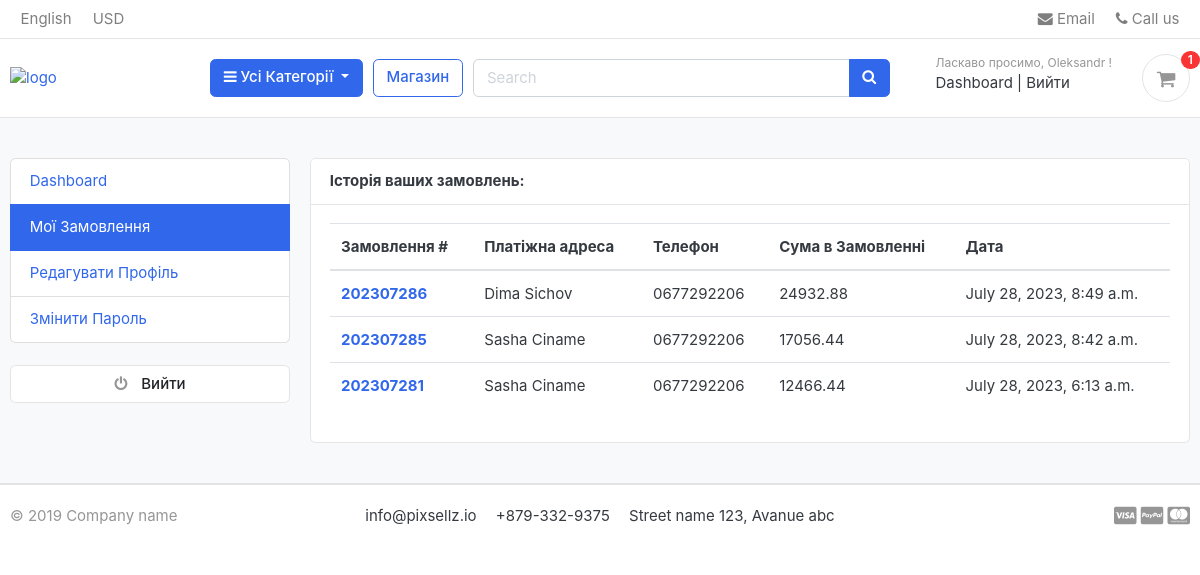
The app's page /accounts/my_orders/ (signed in), older data.
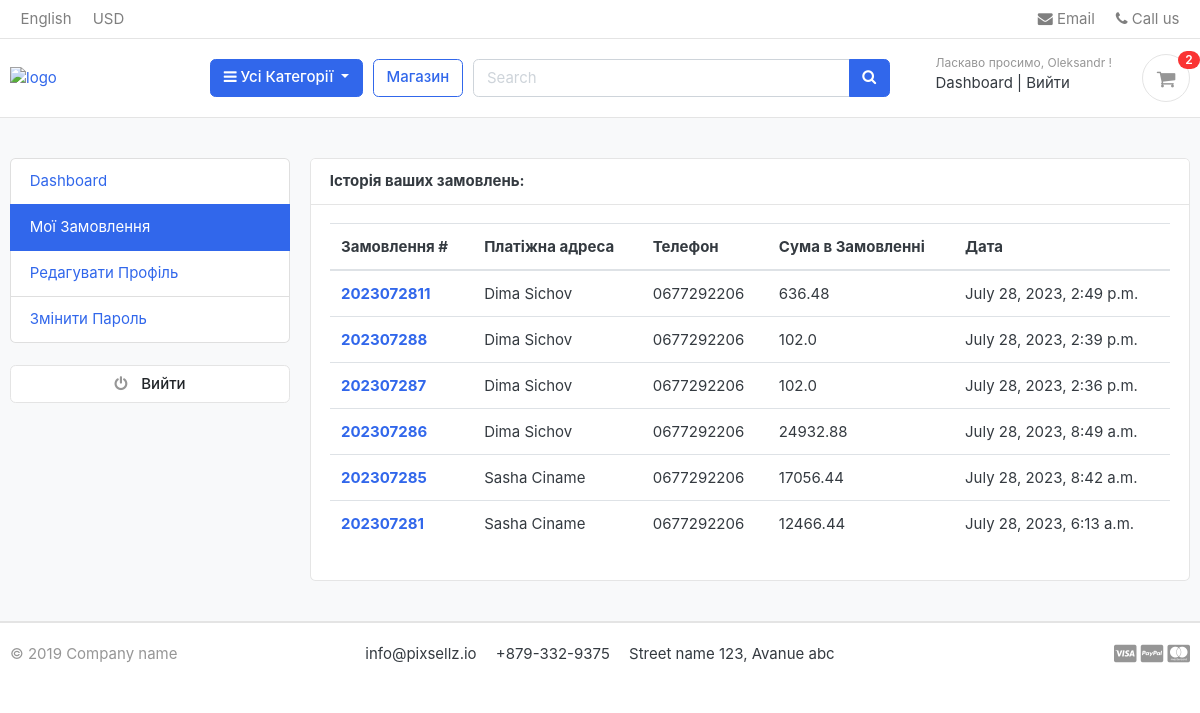
The same page, newer data.
### accounts/models.py (models this page shows, shortened)
class Account(AbstractBaseUser):
    first_name = models.CharField(max_length=50)
    last_name = models.CharField(max_length=50)
    username = models.CharField(max_length=50, unique=True)
    email = models.EmailField(max_length=100, unique=True)
    phone_number = models.CharField(max_length=50)
    date_joined = models.DateTimeField(auto_now_add=True)
    last_login = models.DateTimeField(auto_now=True)
    is_admin = models.BooleanField(default=False)
    is_staff = models.BooleanField(default=False)
    is_active = models.BooleanField(default=False)
    is_superadmin = models.BooleanField(default=False)
    USERNAME_FIELD = 'email'
    REQUIRED_FIELDS = ["username", "first_name", "last_name"]
    objects = MyAccountManager()

### orders/models.py (models this page shows, shortened)
class Order(models.Model):
    STATUS = (
        ('New', 'New'),
        ('Accepted', 'Accepted'),
        ('Completed', 'Completed'),
        ('Cancelled', 'Cancelled'),
    )
    user = models.ForeignKey(Account, on_delete=models.SET_NULL, null=True)
    payment = models.ForeignKey(Payment, on_delete=models.SET_NULL, blank=True, null=True)
    order_number = models.CharField(max_length=20)
    first_name = models.CharField(max_length=50)
    last_name = models.CharField(max_length=50)
    phone = models.CharField(max_length=15)
    email = models.EmailField(max_length=50)
    address_line_1 = models.CharField(max_length=100)
    address_line_2 = models.CharField(max_length=100, blank=True)
    state = models.CharField(max_length=50)
    city = models.CharField(max_length=50)
    order_note = models.CharField(max_length=500, blank=True)
    order_total = models.FloatField()
    status = models.CharField(max_length=10, choices=STATUS, default="New")
    ip = models.CharField(blank=True, max_length=20)
    is_ordered = models.BooleanField(default=False)
    created_at = models.DateTimeField(auto_now_add=True)
    updated_at = models.DateTimeField(auto_now=True)
    def full_name(self):
        return f"{self.first_name} {self.last_name}"

### accounts/views.py (the view)
# urls.py: path('my_orders/', views.my_orders, name="my_orders"),
@login_required(login_url='login')
def my_orders(request):
    orders = Order.objects.filter(user=request.user, is_ordered=True).order_by('-created_at')
    context = {
        "orders": orders,
    }
    return render(request, 'accounts/my_orders.html', context)

### carts/context_processors.py (called while the page is built)
def counter(request):
    cart_count = 0
    if "admin" in request.path:
        return {}
    else:
        try:
            cart = Cart.objects.filter(cart_id=_cart_id(request))
            if request.user.is_authenticated:
                cart_items = CartItem.objects.all().filter(user=request.user)
            else:
                cart_items = CartItem.objects.all().filter(cart=cart[:1])
            for cart_item in cart_items:
                cart_count += cart_item.quantity
        except Cart.DoesNotExist:
            cart_count = 0
    return dict(cart_count=cart_count)

### carts/views.py (called while the page is built)
def _cart_id(request):
    cart = request.session.session_key
    if not cart:
        cart = request.session.create()
    return cart

### category/context_processors.py (called while the page is built)
def menu_links(request):
    links = Category.objects.all()
    return dict(links=links)

### category/models.py (called while the page is built)
    def get_url(self):
        return reverse("products_by_category", args=[self.slug])

### templates/accounts/my_orders.html (shortened to what this page needs)
{% extends 'base.html' %}
{% block content %}
<section class="section-conten padding-y bg">
  <div class="container">
    <div class="row">
    {% include 'includes/dashboard_sidebar.html' %}
    <main class="col-md-9">
      <article class="card">
      <header class="card-header">
        <strong class="d-inline-block mr-3">Історія ваших замовлень:</strong>
      </header>
      <div class="card-body">
        <div class="row">
         <div class="col-md-12">
          <table class="table table-hover">
            <thead>
              <tr>
                <th scope="col">Замовлення #</th>
                <th scope="col">Платіжна адреса</th>
                <th scope="col">Телефон</th>
                <th scope="col">Сума в Замовленні</th>
                <th scope="col">Дата</th>
              </tr>
            </thead>
            <tbody>
              {% for order in orders %}
              <tr>
                <th scope="row"><a href="{% url 'order_detail' order.order_number %}">{{order.order_number }}</a></th>
                <td>{{ order.full_name }}</td>
                <td>{{ order.phone }}</td>
                <td>{{ order.order_total }}</td>
                <td>{{ order.created_at }}</td>
              </tr>
              {% endfor %}
            </tbody>
          </table>
         </div>
        </div>
      </div>
      </article>
    </main>
  </div>
  </div>
  </section>
{% endblock %}

### templates/base.html (shortened to what this page needs)
{% load static %}
<!DOCTYPE HTML>
<html lang="en">
<head>
<link href="{% static 'css/bootstrap.css' %}" rel="stylesheet" type="text/css"/>
<link href="{% static 'fonts/fontawesome/css/all.min.css' %}" type="text/css" rel="stylesheet">
<link href="{% static 'css/ui.css' %}" rel="stylesheet" type="text/css"/>
<link href="{% static 'css/responsive.css' %}" rel="stylesheet" media="only screen and (max-width: 1200px)" />
<link href="{% static 'css/custom.css' %}" rel="stylesheet" type="text/css"/>
<link rel="stylesheet" href="https://cdnjs.cloudflare.com/ajax/libs/font-awesome/4.7.0/css/font-awesome.min.css">
</head>
<body>
  {% include 'includes/navbar.html' %}
  {% block content %}
  {% endblock %}
</body>
  {% include 'includes/footer.html' %}

### templates/includes/navbar.html (shortened to what this page needs)
{% load static %}
<header class="section-header">
  <nav class="navbar p-md-0 navbar-expand-sm navbar-light border-bottom">
  <div class="container">
    <div class="collapse navbar-collapse" id="navbarTop4">
      <ul class="navbar-nav mr-auto">
        <li class="nav-item dropdown">
         <a href="#" class="nav-link">   English </a>
      </li>
      <li class="nav-item dropdown">
        <a href="#" class="nav-link"> USD </a>
      </li>
      </ul>
      <ul class="navbar-nav">
      <li><a href="#" class="nav-link"> <i class="fa fa-envelope"></i> Email </a></li>
      <li><a href="#" class="nav-link"> <i class="fa fa-phone"></i> Call us </a></li>
    </ul>
    </div>
  </div>
  </nav>
  <section class="header-main border-bottom">
    <div class="container">
  <div class="row align-items-center">
    <div class="col-lg-2 col-md-3 col-6">
      <a href="{% url 'home' %}" class="brand-wrap">
        <img class="logo" src="{% static 'images/logo-white.png' %}" style="width: 180px;" alt="logo">
      </a>
    </div>
    <div class="col-lg col-sm col-md col-6 flex-grow-0">
      <div class="category-wrap dropdown d-inline-block float-right">
        <button type="button" class="btn btn-primary dropdown-toggle" data-toggle="dropdown">
          <i class="fa fa-bars"></i> Усі Категорії
        </button>
      </div>
    </div>
    <a href="{% url 'store' %}" class="btn btn-outline-primary">Магазин</a>
    <div class="col-lg  col-md-6 col-sm-12 col">
      <form action="{% url 'search' %}" class="search" method="GET">
        <div class="input-group w-100">
            <input type="text" class="form-control" style="width:60%;" placeholder="Search" name="keyword">
            <div class="input-group-append">
              <button class="btn btn-primary" type="submit">
                <i class="fa fa-search"></i>
              </button>
            </div>
          </div>
      </form>
    </div>
    <div class="col-lg-3 col-sm-6 col-8 order-2 order-lg-3">
          <div class="d-flex justify-content-end mb-3 mb-lg-0">
            {% if user.id is None %}
            <div class="widget-header">
              <small class="title text-muted">Ласкаво просимо, гість!</small>
              <div>
                <a href="{% url 'login' %}">Увійти</a> <span class="dark-transp"> | </span>
                <a href="{% url 'register' %}"> Зареєструватися</a>
              </div>
            </div>
            {% else %}
            <div class="widget-header">
              <small class="title text-muted">Ласкаво просимо, {{user.first_name}} !</small>
              <div>
                <a href="{% url 'dashboard' %}">Dashboard</a> <span class="dark-transp"> | </span>
                <a href="{% url 'logout' %}"> Вийти</a>
              </div>
            </div>
            {% endif %}
            <a href="{% url 'cart' %}" class="widget-header pl-3 ml-3">
              <div class="icon icon-sm rounded-circle border"><i class="fa fa-shopping-cart"></i></div>
              <span class="badge badge-pill badge-danger notify">{{ cart_count }}</span>
            </a>
          </div>
        </div>
  </div>
    </div>
  </section>
  </header>

### templates/includes/dashboard_sidebar.html
<aside class="col-md-3">
  <ul class="list-group">
    <a class="list-group-item {% if '/accounts/' == request.path %}active{% endif %}" href="{% url 'dashboard' %}"> Dashboard </a>
    <a class="list-group-item {% if '/my_orders/' in request.path %}active{% endif %}" href="{% url 'my_orders' %}"> Мої Замовлення </a>
    <a class="list-group-item {% if '/edit_profile/' in request.path %}active{% endif %}" href="{% url 'edit_profile' %}"> Редагувати Профіль </a>
    <a class="list-group-item {% if '/change_password/' in request.path %}active{% endif %}" href="{% url 'change_password' %}">Змінити Пароль </a>
  </ul>
  <br>
  <a class="btn btn-light btn-block" href="{% url 'logout' %}"> <i class="fa fa-power-off"></i> <span class="text">Вийти </span> </a>
</aside>

### templates/includes/footer.html (shortened to what this page needs)
<footer class="section-footer border-top">
	<div class="container">
		<section class="footer-bottom border-top row">
			<div class="col-md-2">
				<p class="text-muted"> &copy 2019 Company name </p>
			</div>
			<div class="col-md-8 text-md-center">
				<span  class="px-2">info@pixsellz.io</span>
				<span  class="px-2">+879-332-9375</span>
				<span  class="px-2">Street name 123, Avanue abc</span>
			</div>
			<div class="col-md-2 text-md-right text-muted">
				<i class="fab fa-lg fa-cc-visa"></i>
				<i class="fab fa-lg fa-cc-paypal"></i>
				<i class="fab fa-lg fa-cc-mastercard"></i>
			</div>
		</section>
	</div>
</footer>

### static/css/ui.css (style rules this page uses)
html { font-family: "Inter", sans-serif; font-size: 15px; }
.icon-xs, .icon-sm, .icon-md, .icon-lg { display: inline-block; text-align: center; flex-shrink: 0; flex-grow: 0; }
.icon-sm { width: 48px; height: 48px; line-height: 48px !important; font-size: 20px; }
.padding-y { padding-top: 40px; padding-bottom: 40px; }
article:after, .form-group:after { display: block; clear: both; content: ""; }
.bg { background-color: #f8f9fa; }
p:last-child { margin-bottom: 0; }
.header-main { position: relative; padding-top: 1rem; padding-bottom: 1rem; }
.brand-wrap .logo, .navbar-brand .logo { margin-right: 7px; max-height: 42px; display: inline-block; }
.widget-header { display: inline-block; vertical-align: middle; position: relative; }
.widget-header a { color: #343a40; }
.widget-header i { color: #969696; }
.widget-header .title { display: block; }
.widget-header .notify { position: absolute; top: -3px; right: -10px; }
.footer-bottom { padding-top: 20px; padding-bottom: 20px; }
.btn-light { background-color: #fff; border-color: #e4e4e4; }
.btn-light i { color: #969696; }
.btn i + .text { margin-left: 10px; }
.notify { position: absolute; top: -4px; right: -10px; display: inline-block; padding: 0.25em 0.6em; font-size: 12px; line-height: 1; text-align: center; border-radius: 3rem; color: #fff; background-color: #fa3434; }

Row changes from the older to the newer data that the page shows:
added Order: order_number "2023072811", full_name "Dima Sichov", phone "0677292206", order_total "636.48", created_at "July 28, 2023, 2:49 p.m."
added Order: order_number "202307288", full_name "Dima Sichov", phone "0677292206", order_total "102.0", created_at "July 28, 2023, 2:39 p.m."
added Order: order_number "202307287", full_name "Dima Sichov", phone "0677292206", order_total "102.0", created_at "July 28, 2023, 2:36 p.m."
Text that changed along with them:
{{ cart_count }}: "1" → "2"
